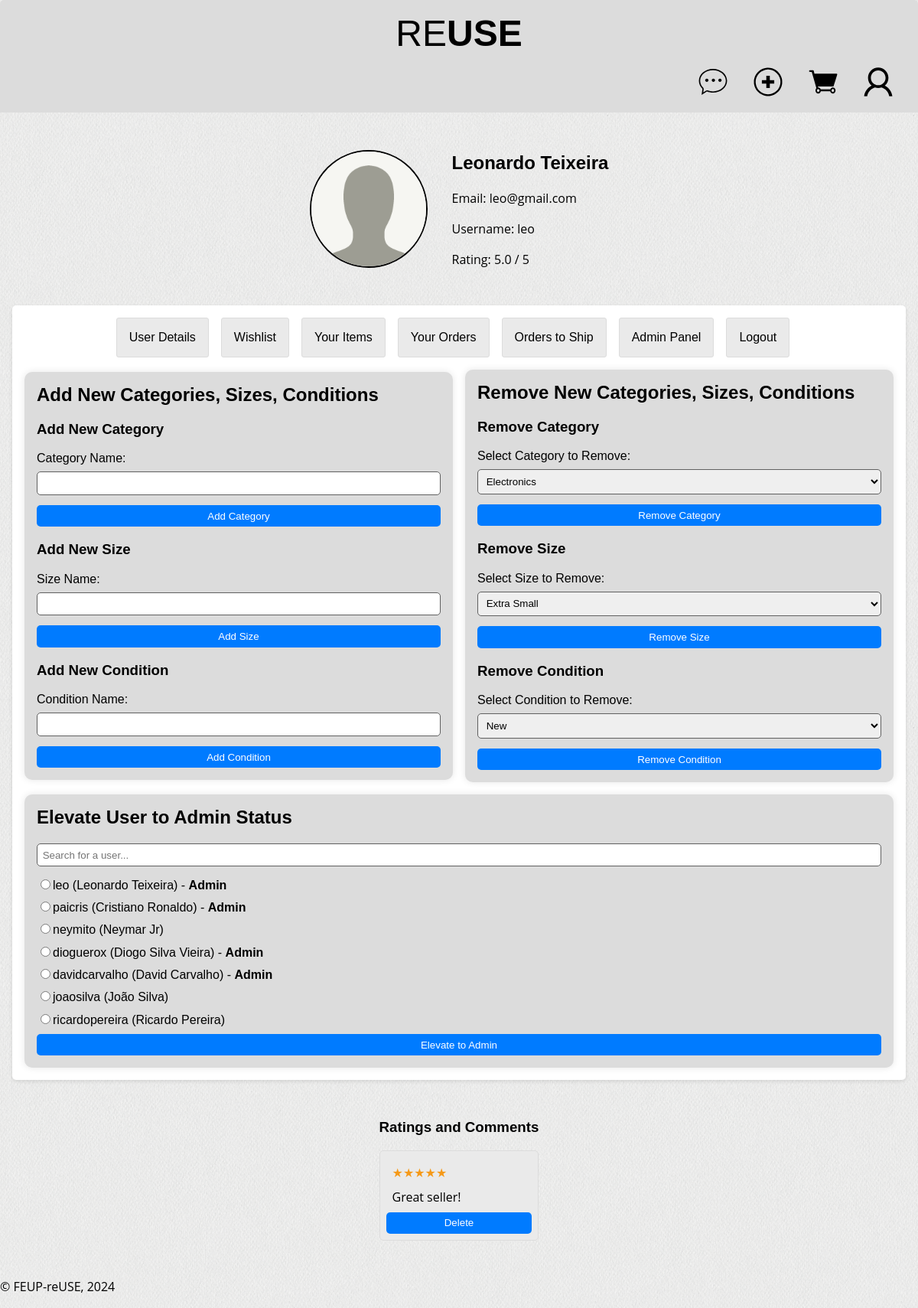
The page /pages/admin-page.php (signed in) on the database its author committed.
### tables this page shows
CREATE TABLE Users (
    idUser INTEGER PRIMARY KEY,
    name TEXT NOT NULL,
    username TEXT UNIQUE NOT NULL,
    password TEXT NOT NULL,
    email TEXT UNIQUE NOT NULL,
    isAdmin BOOLEAN NOT NULL DEFAULT 0
);

CREATE TABLE Ratings (
    idRating INTEGER PRIMARY KEY AUTOINCREMENT,
    idUser INTEGER NOT NULL,
    rating INTEGER NOT NULL,
    comment TEXT,
    timestamp TIMESTAMP DEFAULT CURRENT_TIMESTAMP,
    CONSTRAINT CHECK_Rating CHECK (rating BETWEEN 1 AND 5),
    FOREIGN KEY (idUser) REFERENCES Users(idUser)
);

### pages/admin-page.php (called while the page is built, shortened)
<?php
    require_once(__DIR__ . '/../utils/session.php');
    $session = new Session();
    require_once(__DIR__ . '/../database/users.class.php');
    require_once(__DIR__ . '/../database/category.class.php');
    require_once(__DIR__ . '/../database/size.class.php');
    require_once(__DIR__ . '/../database/condition.class.php');
    require_once(__DIR__ . '/../templates/common.tpl.php');
    require_once(__DIR__ . '/../templates/users.tpl.php');
    require_once(__DIR__ . '/../templates/admin.tpl.php');
    $db = getDatabaseConnection();
    $user = User::getUserById($db, $session->getId());
    drawProfileTop($db, $user);
    drawAdminDashboard($db);
    drawProfileBotton($db, $user);
    drawComments($db, $user->idUser, 15);
    ?>

### database/users.class.php (called while the page is built, shortened)
<?php
class User {
    public int $idUser;
    public function __construct(int $idUser, string $name, string $username, string $password, string $email, bool $isAdmin) {
        $this->idUser = $idUser;
        $this->name = $name;
        $this->username = $username;
        $this->email = $email;
        $this->isAdmin = $isAdmin;
    }
    public static function getUserById(PDO $db, int $idUser): ?User {
        $stmt = $db->prepare('SELECT * FROM Users WHERE idUser = ?');
        $stmt->execute([$idUser]);
        $user = $stmt->fetch();
        return new User($user['idUser'], $user['name'], $user['username'], $user['password'], $user['email'], (bool) $user['isAdmin']);
    }
    public static function isAdmin(PDO $db, int $idUser): bool {
        $stmt = $db->prepare('SELECT isAdmin FROM Users WHERE idUser = ?');
        $stmt->execute(array($idUser));
        $isAdmin = $stmt->fetchColumn();
        return (bool) $isAdmin;
    }
    public static function getAllUsers(PDO $db, int $limit=0): array {
        if ($limit > 0){
            $stmt = $db->prepare('SELECT * FROM Users LIMIT ?');
            $stmt->execute(array($limit));
        } else {
            $stmt = $db->prepare('SELECT * FROM Users');
            $stmt->execute();
        }
        $users = $stmt->fetchAll();
        $result = [];
        foreach ($users as $user) {
            $result[] = new User($user['idUser'], $user['name'], $user['username'], $user['password'], $user['email'], (bool) $user['isAdmin']);
        }
        return $result;
    }
    public function getProfileImage(PDO $db): ?string {
        $stmt = $db->prepare('SELECT imagePath FROM UserImage JOIN Images ON UserImage.idImage = Images.idImage WHERE idUser = ?');
        $stmt->execute(array($this->idUser));
        $imagePath = $stmt->fetch();
        return $imagePath ? $imagePath : null;
    }
}
?>

### utils/session.php (called while the page is built, shortened)
<?php
  class Session {
    public function getId() : ?int {
      return isset($_SESSION['id']) ? $_SESSION['id'] : null;
    }
  }
?>

### database/rating.class.php (called while the page is built, shortened)
<?php
require_once 'users.class.php';
class Rating {
    public static function getRatingsByUser(PDO $db,int $userId, int $limit): array {
        $stmt = $db->prepare('SELECT * FROM Ratings WHERE idUser = ? LIMIT ?');
        $stmt->execute(array($userId, $limit));
        return $stmt->fetchAll();
    }
    public static function getAverageRating(PDO $db, int $userId): ?float {
        $stmt = $db->prepare('SELECT avg(rating) FROM Ratings WHERE idUser = ?');
        $stmt->execute(array($userId));
        $avg = $stmt->fetchColumn();
        return $avg === false ? null : (float)$avg;
    }
}
?>

### database/category.class.php (called while the page is built, shortened)
<?php
class Category {
    public function __construct(int $idCategory, string $categoryName) {
        $this->idCategory = $idCategory;
        $this->categoryName = $categoryName;
    }
    static function getCategories(PDO $db): array {
        try {
            $stmt = $db->prepare('SELECT * FROM Categories');
            $stmt->execute();
            $categories = array();
            while ($category = $stmt->fetch()) {
                $categories[] = new Category(
                    $category['idCategory'],
                    $category['categoryName']
                );
            }
            return $categories;
        } catch (PDOException $e) {
            echo "Error fetching categories: " . $e->getMessage();
            return array();
        }
    }
}
?>

### database/size.class.php (called while the page is built, shortened)
<?php
class Size {
    public function __construct(int $idSize, string $sizeName) {
        $this->idSize = $idSize;
        $this->sizeName = $sizeName;
    }
    static function getSizes(PDO $db): array {
        try {
            $stmt = $db->prepare('SELECT * FROM Sizes');
            $stmt->execute();
            $sizes = array();
            while ($size = $stmt->fetch()) {
                $sizes[] = new Size(
                    $size['idSize'],
                    $size['sizeName']
                );
            }
            return $sizes;
        } catch (PDOException $e) {
            return array();
        }
    }
}
?>

### database/condition.class.php (called while the page is built, shortened)
<?php
class Condition {
    public function __construct(int $idCondition, string $conditionName) {
        $this->idCondition = $idCondition;
        $this->conditionName = $conditionName;
    }
    static function getConditions(PDO $db) : array {
        $stmt = $db->prepare('SELECT * FROM Conditions');
        $stmt->execute();
        $conditions = array();
        while ($condition = $stmt->fetch()) {
            $conditions[] = new Condition(
              $condition['idCondition'],
              $condition['conditionName']
            );
        }
        return $conditions;
    }
}
?>

### templates/admin.tpl.php (the view, shortened to what this page needs)
<?php function drawAdminDashboard(PDO $db) { ?>
    <section id="admin">
    <article>
        <h2>Add New Categories, Sizes, Conditions</h2>
        <div>
            <h3>Add New Category</h3>
            <form action="../actions/action_add_category.php" method="post">
                <label for="categoryName">Category Name:</label>
                <input type="text" id="categoryName" name="categoryName" required>
                <button type="submit">Add Category</button>
            </form>
        </div>
        <div>
            <h3>Add New Size</h3>
            <form action="../actions/action_add_size.php" method="post">
                <label for="sizeName">Size Name:</label>
                <input type="text" id="sizeName" name="sizeName" required>
                <button type="submit">Add Size</button>
            </form>
        </div>
        <div>
            <h3>Add New Condition</h3>
            <form action="../actions/action_add_condition.php" method="post">
                <label for="conditionName">Condition Name:</label>
                <input type="text" id="conditionName" name="conditionName" required>
                <button type="submit">Add Condition</button>
            </form>
    </article>
    <article>
        <h2>Remove New Categories, Sizes, Conditions</h2>
        <div>
            <h3>Remove Category</h3>
            <form action="../actions/action_remove_category.php" method="post">
                <label for="categoryId">Select Category to Remove:</label>
                <select id="categoryId" name="categoryId" required>
                    <?php
                    $categories = Category::getCategories($db);
                    foreach ($categories as $category) {
                        echo "<option value='" . $category->idCategory . "'>" . htmlentities($category->categoryName) . "</option>";
                    }
                    ?>
                </select>
                <button type="submit">Remove Category</button>
            </form>
        </div>
        <div>
            <h3>Remove Size</h3>
            <form action="../actions/action_remove_size.php" method="post">
                <label for="sizeId">Select Size to Remove:</label>
                <select id="sizeId" name="sizeId" required>
                    <?php
                    $sizes = Size::getSizes($db);
                    foreach ($sizes as $size) {
                        echo "<option value='" . $size->idSize . "'>" . htmlentities($size->sizeName) . "</option>";
                    }
                    ?>
                </select>
                <button type="submit">Remove Size</button>
            </form>
        </div>
        <div>
            <h3>Remove Condition</h3>
            <form action="../actions/action_remove_condition.php" method="post">
                <label for="conditionId">Select Condition to Remove:</label>
                <select id="conditionId" name="conditionId" required>
                    <?php
                    $conditions = Condition::getConditions($db);
                    foreach ($conditions as $condition) {
                        echo "<option value='" . $condition->idCondition . "'>" . htmlentities($condition->conditionName) . "</option>";
                    }
                    ?>
                </select>
                <button type="submit">Remove Condition</button>
            </form>
    </article>
    <article>
        <h2>Elevate User to Admin Status</h2>
        <form action="../actions/action_elevate_user.php" method="post">
            <input type="text" id="user_search" name="user_search" placeholder="Search for a user..." onkeypress="checkEnterPress(event)">
            <div id="user_list">
                <?php
                $users = User::getAllUsers($db);
                foreach ($users as $user) {
                    if ($user->isAdmin){
                        echo "<div><input type='radio' id='user_{$user->idUser}' name='user_id' value='{$user->idUser}'><label for='user_{$user->idUser}'>" . htmlentities($user->username) . " (" . htmlentities($user->name) . ") - <strong>Admin</strong></label></div>";
                    }
                    else {
                        echo "<div><input type='radio' id='user_{$user->idUser}' name='user_id' value='{$user->idUser}'><label for='user_{$user->idUser}'>" . htmlentities($user->username) . " (" . htmlentities($user->name) . ")</label></div>";
                    }
                }
                ?>
            </div>
            <button type="submit">Elevate to Admin</button>
        </form>
    </article>
</section>
<?php } ?>

### templates/users.tpl.php (shortened to what this page needs)
<?php
    require_once(__DIR__ . '/../database/users.class.php');
    require_once(__DIR__ . '/../database/rating.class.php');
?>
<?php function drawProfileTop($db, $user) {
    $loggedId = $_SESSION['id'] ?? null;
    $condition = $loggedId === $user->idUser;
    $profileImage = $user->getProfileImage($db);
    $averageRating = Rating::getAverageRating($db, $user->idUser);
?>
    <section id="user-profile">
        <div class="profile-info">
            <?php if ($profileImage) { ?>
                <img src="<?= htmlentities((string)$profileImage) ?>" alt="<?= htmlentities($user->name) ?> Profile Picture">
            <?php } else { ?>
                <img src="../docs/images/default_profile_picture.png" alt="<?= htmlentities($user->name) ?> Profile Picture">
            <?php } ?>
            <div class="profile-details">
                <h2><?= htmlentities($user->name) ?></h2>
                <p>Email: <?= htmlentities($user->email) ?></p>
                <p>Username: <?= htmlentities($user->username) ?> </p>
                <?php if ($averageRating !== null && $averageRating !== 0.0) { ?>
                    <p>Rating: <?= number_format((float)htmlentities((string)$averageRating), 1)?> / 5 </p>
                <?php } ?>
            </div>
        </div>
        <?php if ($condition) { ?>
        <div class="profile-content">
            <div class="profile-actions">
                <a href="../pages/profile_user_details.php" id="user-details">User Details</a>
                <a href="../pages/wishlist.php" id="wishlist">Wishlist</a>
                <a href="../pages/profile_your_items.php" id="your-items">Your Items</a>
                <a href="../pages/profile_your_orders.php" id="your-orders">Your Orders</a>
                <a href="../pages/profile_orders_to_ship.php" id="orders-to-ship">Orders to Ship</a>
                <?php if ($user->isAdmin) { ?>
                    <a href="../pages/admin-page.php" id="admin-page">Admin Panel</a>
                <?php } ?>
                <a href="../actions/action_logout.php">Logout</a>
            </div>
            <div id="content-container">
    <?php }
} ?>
<?php function drawProfileBotton($db, $user) {
    $loggedId = $_SESSION['id'] ?? null;
    $condition = $loggedId === $user->idUser;
    if ($condition) { ?>
        </div>
    </div>
    <?php } ?>
<?php } ?>
<?php function drawComments($db, $userId, $limit) {  ?>
    <div class = "comments">
        <?php
        $comments = Rating::getRatingsByUser($db, $userId, $limit);
        if ($comments) { ?>
            <h3> Ratings and Comments </h3>
            <?php
            foreach ($comments as $comment) {
                $rating = htmlentities((string)$comment['rating']);
                $commentText = htmlentities($comment['comment']);
                ?>
                <div class="comment-info">
                    <p><span class="comment-stars"><?= str_repeat('&#9733;',(int) $rating) ?></span> </p>
                    <?php if ($commentText) { ?>
                        <p><?= $commentText ?> </p>
                    <?php } ?>
                    <?php if (User::isAdmin($db, $_SESSION['id'])) { ?>
                        <form action="../actions/action_delete_rating.php" method="post">
                            <button type="submit">Delete</button>
                        </form>
                    <?php } ?>
                </div>
                <?php
            }
        }
        ?>
    </div>
    </section>
<?php } ?>

### rows shown on the page
users: name "Leonardo Teixeira", email "leo@gmail.com", username "leo"
users: username "paicris", name "Cristiano Ronaldo"
users: username "neymito", name "Neymar Jr"
users: username "dioguerox", name "Diogo Silva Vieira"
users: username "davidcarvalho", name "David Carvalho"
users: username "joaosilva", name "João Silva"
users: username "ricardopereira", name "Ricardo Pereira"
ratings: rating "★★★★★", comment "Great seller!"

### other values the page prints
$averageRating "5.0"
form field categoryId "Electronics"
form field sizeId "Extra Small"
form field conditionId "New"
